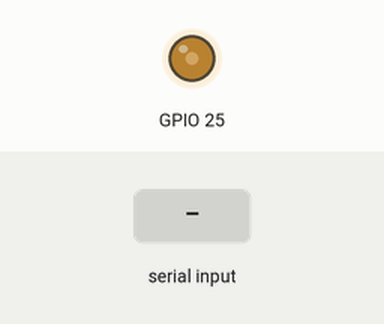
The sketch below on a simulated ESP32. Parts: output pins drawn as LEDs (lit = HIGH). The inputs (shaded band) are chosen by the test bench. Nothing arrives over Bluetooth unless stated.

Above: at 1.8 s.
1.9 s: "3" received over the second serial link
At 3.2 s:
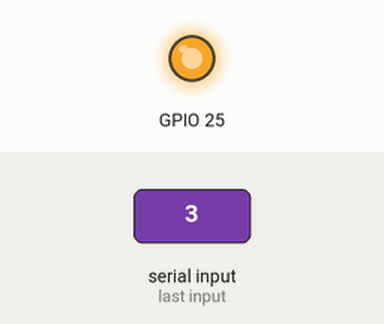
4.0 s: "4" received over the second serial link
At 5.9 s:
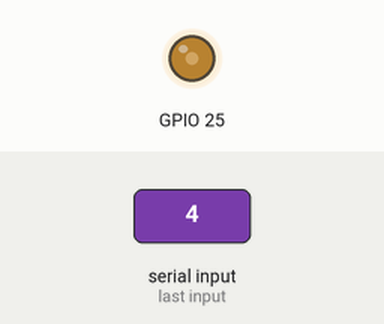
Timing chart, 0 to 7.4 s (numbered marks = the images above; inputs shaded):
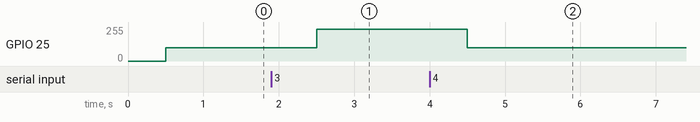

The sketch:

20201117_practice1.ino
```cpp
#include <driver/dac.h>
#include <BluetoothSerial.h>
BluetoothSerial BTYU;
void setup()
{
  dac_output_enable(DAC_CHANNEL_1);//GPIO25
  Serial.begin(115200);
  BTYU.begin("20201113_YU");//記得改名
}
int i = 100;
int X, flag;
void loop()
{
  if (BTYU.available())
  {
    char data = BTYU.read();
    BTYU.println("ESP GET");
    if (data == '1')//light up
    {
      flag = 1;
    }
    else if (data == '2')//light down
    {
      flag = 2;
    }
    else if (data == '3')//light all on
    {
      flag = 3;
    }
    else if (data == '4')//light all off
    {
      flag = 4;
    }
    else if (data == '5')//light change stop
    {
      flag = 5;
    }
  }
  if (flag == 1)
  {
    if (i < 240 && i <= 100)
    {
      i += 5;
      delay(500);
    }
  }
  else if (flag == 2)
  {
    if (i > 100 && i >= 240)
    {
      i -= 5;
      delay(500);
    }
  }
  else if (flag == 3)
  {
    i = 240;
    delay(500);
  }
  else if (flag == 4)
  {
    i = 100;
    delay(500);
  }
  else if (flag == 5)
  {
    i = i;
    delay(500);
  }
  else if (i >= 241)
  {
    i = 240;
    delay(500);
  }
  else if (i <= 101)
  {
    i = 100;
    delay(500);
  }
  dac_output_voltage(DAC_CHANNEL_1, i);

  //  if (BTYU.available())
  //  {
  //    BTYU.println("ESP GET");
  //    char data2 = BTYU.read();
  //    if (data2 == '1')
  //    {
  //      dac_output_voltage(DAC_CHANNEL_1, 150);
  //      BTYU.println("LED 50");
  //    }
  //    else if (data2 == '2')
  //    {
  //      dac_output_voltage(DAC_CHANNEL_1, 170);
  //      BTYU.println("LED 100");
  //    }
  //    else if (data2 == '3')
  //    {
  //      dac_output_voltage(DAC_CHANNEL_1, 190);
  //      BTYU.println("LED 150");
  //    }
  //    else if (data2 == '4')
  //    {
  //      dac_output_voltage(DAC_CHANNEL_1, 225);
  //      BTYU.println("LED 225");
  //    }
  //  }
  //  delay(1000);
}
```

Measured:
- after the input at 1.9 s, GPIO 25: 100/255 → 240/255 after 0.60 s
- after the input at 4.0 s, GPIO 25: 240/255 → 100/255 after 0.50 s
